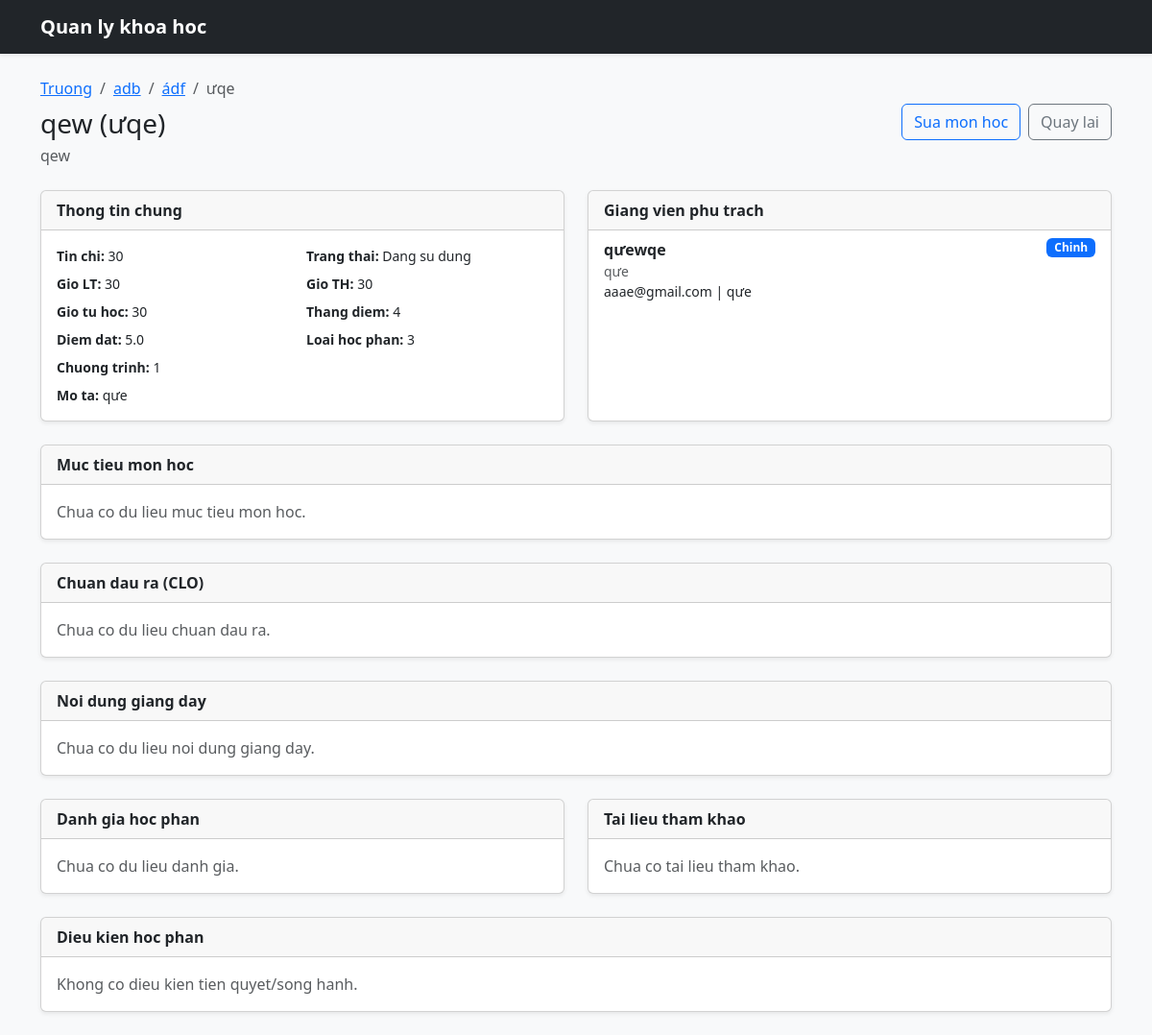
/courses/1, run on the app's committed database.
### tables this page shows
CREATE TABLE schools (
	id INTEGER PRIMARY KEY AUTOINCREMENT,
	code TEXT NOT NULL UNIQUE,
	name_vi TEXT NOT NULL,
	name_en TEXT,
	created_at TEXT NOT NULL DEFAULT (datetime('now'))
);

CREATE TABLE departments (
	id INTEGER PRIMARY KEY AUTOINCREMENT,
	school_id INTEGER NOT NULL,
	code TEXT NOT NULL,
	name_vi TEXT NOT NULL,
	name_en TEXT,
	created_at TEXT NOT NULL DEFAULT (datetime('now')),
	UNIQUE (school_id, code),
	FOREIGN KEY (school_id) REFERENCES schools(id)
		ON UPDATE CASCADE
		ON DELETE RESTRICT
);

CREATE TABLE courses (
	id INTEGER PRIMARY KEY AUTOINCREMENT,
	department_id INTEGER NOT NULL,
	code TEXT NOT NULL UNIQUE,
	title_vi TEXT NOT NULL,
	title_en TEXT,
	credits INTEGER NOT NULL DEFAULT 0 CHECK (credits >= 0),
	lecture_hours INTEGER NOT NULL DEFAULT 0 CHECK (lecture_hours >= 0),
	practice_hours INTEGER NOT NULL DEFAULT 0 CHECK (practice_hours >= 0),
	self_study_hours INTEGER NOT NULL DEFAULT 0 CHECK (self_study_hours >= 0),
	short_description TEXT,
	is_active INTEGER NOT NULL DEFAULT 1 CHECK (is_active IN (0, 1)),
	created_at TEXT NOT NULL DEFAULT (datetime('now')),
	FOREIGN KEY (department_id) REFERENCES departments(id)
		ON UPDATE CASCADE
		ON DELETE RESTRICT
);

CREATE TABLE syllabi (
	id INTEGER PRIMARY KEY AUTOINCREMENT,
	course_id INTEGER NOT NULL UNIQUE,
	managed_department_id INTEGER,
	target_program TEXT,
	level TEXT,
	module_type TEXT,
	grading_scale TEXT,
	passing_score REAL,
	teaching_method TEXT,
	learning_resource_overview TEXT,
	office_hours TEXT,
	policy_note TEXT,
	created_at TEXT NOT NULL DEFAULT (datetime('now')),
	updated_at TEXT NOT NULL DEFAULT (datetime('now')),
	FOREIGN KEY (course_id) REFERENCES courses(id)
		ON UPDATE CASCADE
		ON DELETE CASCADE,
	FOREIGN KEY (managed_department_id) REFERENCES departments(id)
		ON UPDATE CASCADE
		ON DELETE SET NULL
);

CREATE TABLE course_lecturers (
		id INTEGER PRIMARY KEY AUTOINCREMENT,
		course_id INTEGER NOT NULL,
		lecturer_id INTEGER NOT NULL,
		role TEXT NOT NULL DEFAULT 'LECTURER',
		is_primary INTEGER NOT NULL DEFAULT 0 CHECK (is_primary IN (0, 1)),
		note TEXT,
		UNIQUE (course_id, lecturer_id, role),
		FOREIGN KEY (course_id) REFERENCES courses(id)
			ON UPDATE CASCADE
			ON DELETE CASCADE,
		FOREIGN KEY (lecturer_id) REFERENCES lecturers(id)
			ON UPDATE CASCADE
			ON DELETE CASCADE
	);

CREATE TABLE lecturers (
		id INTEGER PRIMARY KEY AUTOINCREMENT,
		department_id INTEGER,
		full_name TEXT NOT NULL,
		title TEXT,
		email TEXT,
		phone TEXT,
		note TEXT,
		created_at TEXT NOT NULL DEFAULT (datetime('now')),
		UNIQUE (email),
		FOREIGN KEY (department_id) REFERENCES departments(id)
			ON UPDATE CASCADE
			ON DELETE SET NULL
	);

### courses/route.py (the view)
@courses_bp.route("/<int:course_id>")
def detail_course_view(course_id: int):
    detail = get_course_full(course_id)
    if detail is None:
        flash("Khong tim thay mon hoc.", "danger")
        return redirect(url_for("schools.index"))
    course = detail["course"]
    return render_template(
        "courses/detail.html",
        course=course,
        lecturers=detail["lecturers"],
        prerequisites=detail["prerequisites"],
        objectives=detail["objectives"],
        outcomes=detail["outcomes"],
        topics=detail["topics"],
        assessments=detail["assessments"],
        references=detail["references"],
    )

### templates/courses/detail.html (shortened to what this page needs)
{% extends 'base.html' %}
{% block content %}
<div class="d-flex justify-content-between align-items-center mb-4">
    <div>
        <nav aria-label="breadcrumb">
            <ol class="breadcrumb mb-2">
                <li class="breadcrumb-item"><a href="{{ url_for('schools.index') }}">Truong</a></li>
                <li class="breadcrumb-item"><a href="{{ url_for('departments.index', school_id=course.school_id) }}">{{ course.school_name_vi }}</a></li>
                <li class="breadcrumb-item"><a href="{{ url_for('courses.index', department_id=course.department_id) }}">{{ course.department_name_vi }}</a></li>
                <li class="breadcrumb-item active" aria-current="page">{{ course.code }}</li>
            </ol>
        </nav>
        <h1 class="h3 mb-1">{{ course.title_vi }} ({{ course.code }})</h1>
        <p class="text-body-secondary mb-0">{{ course.title_en or 'Chua co ten tieng Anh' }}</p>
    </div>
    <div class="d-flex gap-2">
        <a href="{{ url_for('courses.edit_course_view', course_id=course.id) }}" class="btn btn-outline-primary">Sua mon hoc</a>
        <a href="{{ url_for('courses.index', department_id=course.department_id) }}" class="btn btn-outline-secondary">Quay lai</a>
    </div>
</div>
<div class="row g-4">
    <div class="col-12 col-lg-6">
        <div class="card shadow-sm h-100">
            <div class="card-header fw-semibold">Thong tin chung</div>
            <div class="card-body">
                <div class="row g-2 small">
                    <div class="col-6"><strong>Tin chi:</strong> {{ course.credits }}</div>
                    <div class="col-6"><strong>Trang thai:</strong> {% if course.is_active %}Dang su dung{% else %}Tam an{% endif %}</div>
                    <div class="col-6"><strong>Gio LT:</strong> {{ course.lecture_hours }}</div>
                    <div class="col-6"><strong>Gio TH:</strong> {{ course.practice_hours }}</div>
                    <div class="col-6"><strong>Gio tu hoc:</strong> {{ course.self_study_hours }}</div>
                    <div class="col-6"><strong>Thang diem:</strong> {{ course.grading_scale or '-' }}</div>
                    <div class="col-6"><strong>Diem dat:</strong> {{ course.passing_score or '-' }}</div>
                    <div class="col-6"><strong>Loai hoc phan:</strong> {{ course.module_type or '-' }}</div>
                    <div class="col-12"><strong>Chuong trinh:</strong> {{ course.target_program or '-' }}</div>
                    <div class="col-12"><strong>Mo ta:</strong> {{ course.short_description or '-' }}</div>
                </div>
            </div>
        </div>
    </div>
    <div class="col-12 col-lg-6">
        <div class="card shadow-sm h-100">
            <div class="card-header fw-semibold">Giang vien phu trach</div>
            <div class="card-body p-0">
                {% if lecturers %}
                    <ul class="list-group list-group-flush">
                        {% for lecturer in lecturers %}
                            <li class="list-group-item">
                                <div class="d-flex justify-content-between align-items-start gap-2">
                                    <div>
                                        <div class="fw-semibold">{{ lecturer.full_name }}</div>
                                        <div class="small text-body-secondary">{{ lecturer.title or 'Giang vien' }}</div>
                                        <div class="small">{{ lecturer.email or '-' }} | {{ lecturer.phone or '-' }}</div>
                                    </div>
                                    {% if lecturer.is_primary %}
                                        <span class="badge text-bg-primary">Chinh</span>
                                    {% endif %}
                                </div>
                            </li>
                        {% endfor %}
                    </ul>
                {% else %}
                    <div class="p-3 text-body-secondary">Chua co thong tin giang vien.</div>
                {% endif %}
            </div>
        </div>
    </div>
    <div class="col-12">
        <div class="card shadow-sm">
            <div class="card-header fw-semibold">Muc tieu mon hoc</div>
            <div class="card-body">
                {% if objectives %}
                    <ol class="mb-0">
                        {% for item in objectives %}
                            <li><strong>{{ item.objective_code or 'OBJ' }}</strong>: {{ item.description }}</li>
                        {% endfor %}
                    </ol>
                {% else %}
                    <div class="text-body-secondary">Chua co du lieu muc tieu mon hoc.</div>
                {% endif %}
            </div>
        </div>
    </div>
    <div class="col-12">
        <div class="card shadow-sm">
            <div class="card-header fw-semibold">Chuan dau ra (CLO)</div>
            <div class="card-body p-0">
                {% if outcomes %}
                    <div class="table-responsive">
                        <table class="table table-sm align-middle mb-0">
                            <thead class="table-light">
                                <tr>
                                    <th>CLO</th>
                                    <th>Loai</th>
                                    <th>Bloom</th>
                                    <th>Mo ta</th>
                                </tr>
                            </thead>
                            <tbody>
                                {% for item in outcomes %}
                                    <tr>
                                        <td>{{ item.clo_code or '-' }}</td>
                                        <td>{{ item.domain or '-' }}</td>
                                        <td>{{ item.bloom_level or '-' }}</td>
                                        <td>{{ item.description }}</td>
                                    </tr>
                                {% endfor %}
                            </tbody>
                        </table>
                    </div>
                {% else %}
                    <div class="p-3 text-body-secondary">Chua co du lieu chuan dau ra.</div>
                {% endif %}
            </div>
        </div>
    </div>
    <div class="col-12">
        <div class="card shadow-sm">
            <div class="card-header fw-semibold">Noi dung giang day</div>
            <div class="card-body p-0">
                {% if topics %}
                    <div class="table-responsive">
                        <table class="table table-sm align-middle mb-0">
                            <thead class="table-light">
                                <tr>
                                    <th>Tuan/Buoi</th>
                                    <th>Chu de</th>
                                    <th>Gio LT-TH-Tu hoc</th>
                                </tr>
                            </thead>
                            <tbody>
                                {% for item in topics %}
                                    <tr>
                                        <td>T{{ item.week_no or '-' }} / B{{ item.session_no or '-' }}</td>
                                        <td>
                                            <div>{{ item.topic_title }}</div>
                                            <div class="small text-body-secondary">{{ item.topic_detail or '' }}</div>
                                        </td>
                                        <td>{{ item.theory_hours }} - {{ item.practice_hours }} - {{ item.self_study_hours }}</td>
                                    </tr>
                                {% endfor %}
                            </tbody>
                        </table>
                    </div>
                {% else %}
                    <div class="p-3 text-body-secondary">Chua co du lieu noi dung giang day.</div>
                {% endif %}
            </div>
        </div>
    </div>
    <div class="col-12 col-xl-6">
        <div class="card shadow-sm h-100">
            <div class="card-header fw-semibold">Danh gia hoc phan</div>
            <div class="card-body p-0">
                {% if assessments %}
                    <ul class="list-group list-group-flush">
                        {% for item in assessments %}
                            <li class="list-group-item">
                                <div class="fw-semibold">{{ item.component_name }} ({{ item.weight_percent }}%)</div>
                                <div class="small text-body-secondary">{{ item.assessment_method or '-' }}</div>
                                <div class="small">{{ item.requirement or '' }}</div>
                            </li>
                        {% endfor %}
                    </ul>
                {% else %}
                    <div class="p-3 text-body-secondary">Chua co du lieu danh gia.</div>
                {% endif %}
            </div>
        </div>
    </div>
    <div class="col-12 col-xl-6">
        <div class="card shadow-sm h-100">
            <div class="card-header fw-semibold">Tai lieu tham khao</div>
            <div class="card-body p-0">
                {% if references %}
                    <ul class="list-group list-group-flush">
                        {% for item in references %}
                            <li class="list-group-item">
                                <div class="fw-semibold">{{ item.citation }}</div>
                                <div class="small text-body-secondary">{{ item.ref_type }} | {{ item.author or '-' }} | {{ item.publish_year or '-' }}</div>
                                {% if item.url %}
                                    <a href="{{ item.url }}" target="_blank" rel="noopener" class="small">{{ item.url }}</a>
                                {% endif %}
                            </li>
                        {% endfor %}
                    </ul>
                {% else %}
                    <div class="p-3 text-body-secondary">Chua co tai lieu tham khao.</div>
                {% endif %}
            </div>
        </div>
    </div>
    <div class="col-12">
        <div class="card shadow-sm">
            <div class="card-header fw-semibold">Dieu kien hoc phan</div>
            <div class="card-body">
                {% if prerequisites %}
                    <ul class="mb-0">
                        {% for item in prerequisites %}
                            <li>
                                <strong>{{ item.relation_type }}</strong>: {{ item.required_code }} - {{ item.required_title }}
                                {% if item.note %} ({{ item.note }}){% endif %}
                            </li>
                        {% endfor %}
                    </ul>
                {% else %}
                    <div class="text-body-secondary">Khong co dieu kien tien quyet/song hanh.</div>
                {% endif %}
            </div>
        </div>
    </div>
</div>
{% endblock %}

### templates/base.html (shortened to what this page needs)
<!doctype html>
<html lang="vi">
<head>
    <link href="https://cdn.jsdelivr.net/npm/bootstrap@5.3.3/dist/css/bootstrap.min.css" rel="stylesheet">
</head>
<body class="bg-body-tertiary">
    <nav class="navbar navbar-expand-lg bg-dark navbar-dark shadow-sm">
        <div class="container">
            <a class="navbar-brand fw-semibold" href="{{ url_for('schools.index') }}">Quan ly khoa hoc</a>
        </div>
    </nav>
    <main class="container py-4">
        {% block content %}{% endblock %}
    </main>
</body>
</html>

### data on the page
schools: school_name_vi "adb"
departments: department_name_vi "ádf"
courses: code "ưqe", title_vi "qew", title_en "qew", credits "30", lecture_hours "30", practice_hours "30", self_study_hours "30", short_description "qưe"
syllabi: grading_scale "4", passing_score "5.0", module_type "3", target_program "1"
course_lecturers: full_name "qưewqe", title "qưe", email "aaae@gmail.com", phone "qưe", is_primary "Chinh"
